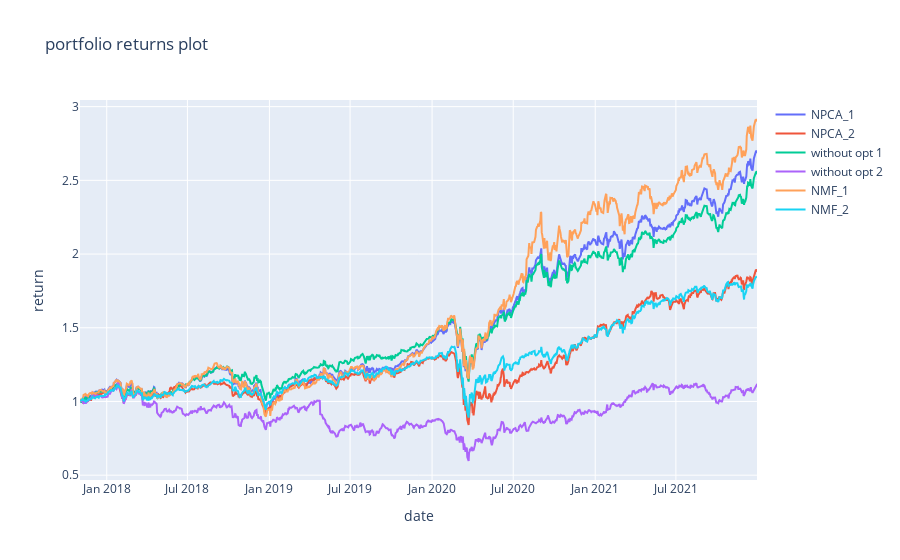

Notebook code for this chart:
### Code cell
portfolio_returns = [npca_1_portfolio_return, npca_2_portfolio_return, 
                     basic_1_portfolio_return, basic_2_portfolio_return,
                     nmf_1_portfolio_return, nmf_2_portfolio_return]
names = ['NPCA_1', 'NPCA_2', 'without opt 1', 'without opt 2', 'NMF_1', 'NMF_2']
plot_returns(names, portfolio_returns, 'portfolio returns plot')

### Figure 1 — Plotly figure (JSON) as saved in the notebook; plotly's stock layout.template omitted (floating-point values rounded to 4 significant figures; data arrays with more than 128 entries replaced by an {"elided": "..."} marker saying what was removed)
{"data": [{"name": "NPCA_1", "type": "scatter", "x": {"elided": "1047 str values"}, "y": {"elided": "1047 float values"}}, {"name": "NPCA_2", "type": "scatter", "x": {"elided": "1047 str values"}, "y": {"elided": "1047 float values"}}, {"name": "without opt 1", "type": "scatter", "x": {"elided": "1047 str values"}, "y": {"elided": "1047 float values"}}, {"name": "without opt 2", "type": "scatter", "x": {"elided": "1047 str values"}, "y": {"elided": "1047 float values"}}, {"name": "NMF_1", "type": "scatter", "x": {"elided": "1047 str values"}, "y": {"elided": "1047 float values"}}, {"name": "NMF_2", "type": "scatter", "x": {"elided": "1047 str values"}, "y": {"elided": "1047 float values"}}], "layout": {"title": {"text": "portfolio returns plot"}, "xaxis": {"title": {"text": "date"}}, "yaxis": {"title": {"text": "return"}}}}
